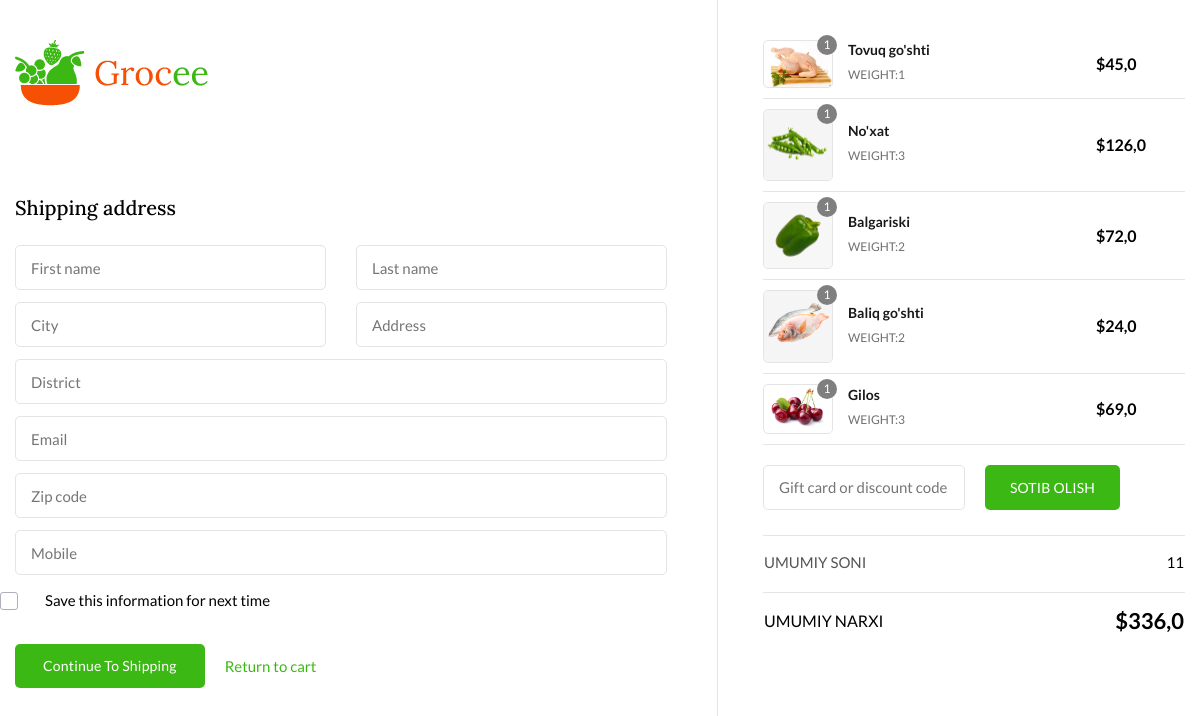
/check-out (signed in), run on an earlier commit of the app's database.
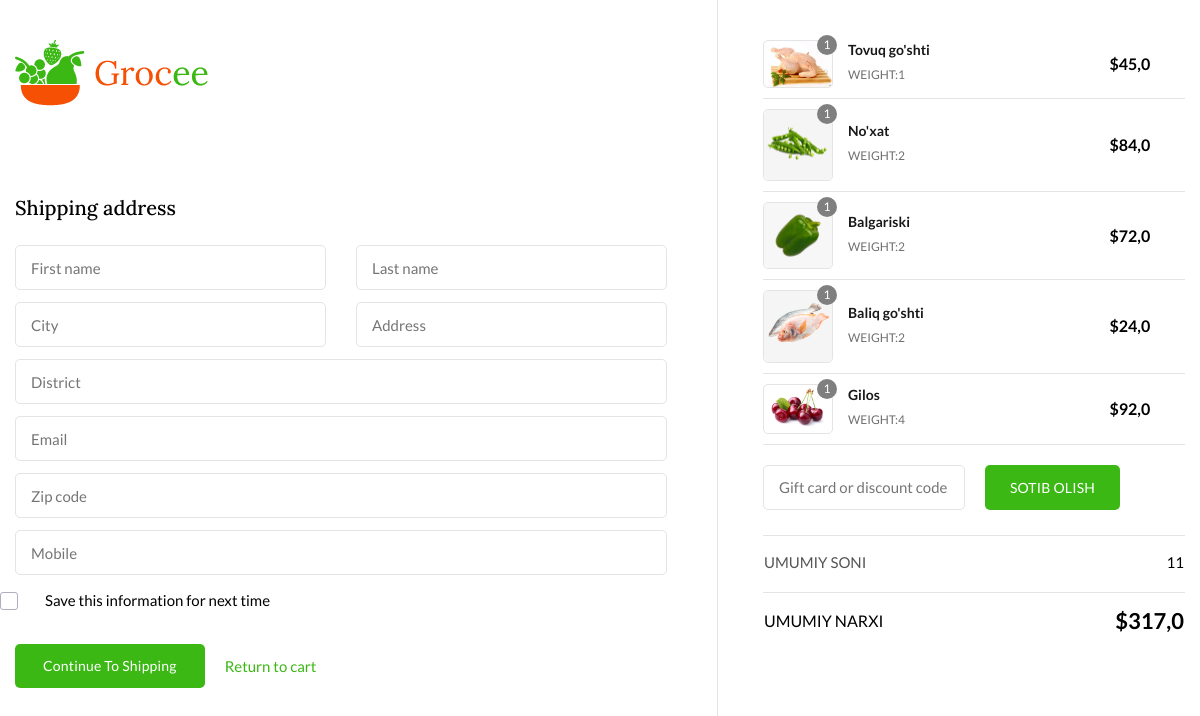
And on a later commit of the database.
### shop/models.py (models this page shows, shortened)
class OrderProduct(models.Model):
    order = models.ForeignKey(Order, on_delete=models.SET_NULL, null=True)
    product = models.ForeignKey(Product, on_delete=models.SET_NULL, null=True)
    quantity = models.IntegerField(default=0, null=True, blank=True)
    added = models.DateTimeField(auto_now_add=True)
    @property
    def get_cart_price(self):
        total_price =self.quantity * self.product.price
        return total_price

class Product(models.Model):
    category = models.ForeignKey(Category, on_delete=models.CASCADE, verbose_name="Kategoriya")
    filter_choice = models.CharField(max_length=3, choices=FILTER_CHOICES, null=True)
    name = models.CharField(max_length=255, verbose_name="Nomi")
    description = models.TextField(blank=True, null=True)
    price = models.FloatField()
    discount = models.FloatField(null=True, blank=True)
    quantity = models.IntegerField(default=0)
    image = models.ImageField(upload_to='products/', verbose_name="Rasmi")
    slug = models.SlugField(null=True, blank=True)
    date_added = models.DateTimeField(default=timezone.now)

### shop/views.py (the view)
# urls.py: path('check-out', views.checkout, name='checkout'),
def checkout(request):
    cart_info = CartAuthenticationUser(request).get_cart_info()
    context = {
        'order_products': cart_info['order_products'],
        'cart_total_price': cart_info['cart_total_price'],
        'cart_total_quantity': cart_info['cart_total_quantity'],
        'page_name': "Checkout",
    }
    return render(request, 'shop/checkout.html', context)

### shop/models.py (called while the page is built)
    @property
    def get_cart_total_price(self):
        order_product = self.orderproduct_set.all()
        total_price = sum([product.get_cart_price for product in order_product])
        return total_price

    @property
    def get_cart_total_quantity(self):
        order_product = self.orderproduct_set.all()
        total_quantity = sum([product.quantity for product in order_product])
        return total_quantity

### shop/utils.py (called while the page is built)
    def get_cart_info(self):
        customer, created =Customer.objects.get_or_create(
            user=self.request.user
        )
        order, created = Order.objects.get_or_create(
            customer=customer
        )
        order_products = order.orderproduct_set.all()
        cart_total_price = order.get_cart_total_price
        cart_total_quantity = order.get_cart_total_quantity
        return{
            'order': order,
            'order_products': order_products,
            'cart_total_price': cart_total_price,
            'cart_total_quantity': cart_total_quantity
        }

### templates/shop/checkout.html (shortened to what the changed rows need)
<!doctype html>
{% load static %}
<html lang="en">
<head>
  {% include 'components/_style.html' %}
</head>
<body>
    <div class="checkout__page--area">
        <div class="container">
            <div class="checkout__page--inner d-flex">
                <div class="main checkout__mian">
                    <header class="main__header checkout__mian--header mb-30">
                        <h1 class="main__logo--title"><a class="logo logo__left mb-20" href="index.html"><img src="{% static 'assets/img/logo/nav-log.png' %}" alt="logo"></a></h1>
                    </header>
                    <main class="main__content_wrapper section--padding pt-0">
                        <form method="post" action="{% url 'shipping' %}">
                            <div class="checkout__content--step section__shipping--address">
                                <div class="section__header mb-25">
                                    <h2 class="section__header--title h3">Shipping address</h2>
                                </div>
                            </div>
                        </form>
                    </main>
                </div>
                <aside class="checkout__sidebar sidebar">
                    <div class="cart__table checkout__product--table">
                        <table class="cart__table--inner">
                            <tbody class="cart__table--body">
                                {% for order_product in order_products %}
                                <tr class="cart__table--body__items">
                                    <td class="cart__table--body__list">
                                        <div class="product__image two  d-flex align-items-center">
                                            <div class="product__thumbnail border-radius-5">
                                                <a href="{% url 'detail' order_product.product.id  %}"><img class="border-radius-5" src="{{ order_product.product.image.url }}" alt="cart-product"></a>
                                                <span class="product__thumbnail--quantity">1</span>
                                            </div>
                                            <div class="product__description">
                                                <h3 class="product__description--name h4"><a href="{% url 'detail' order_product.product.id  %}">{{order_product.product.name}}</a></h3>
                                                <span class="product__description--variant">WEIGHT:{{ order_product.quantity }}</span>
                                            </div>
                                        </div>
                                    </td>
                                    <td class="cart__table--body__list">
                                        <span class="cart__price">${{order_product.get_cart_price}}</span>
                                    </td>
                                </tr>
                                {% endfor %}
                            </tbody>
                        </table>
                    </div>
                    <div class="checkout__total">
                        <table class="checkout__total--table">
                            <tfoot class="checkout__total--footer">
                                <tr class="checkout__total--footer__items">
                                    <td class="checkout__total--footer__title checkout__total--footer__list text-left">UMUMIY NARXI </td>
                                    <td class="checkout__total--footer__amount checkout__total--footer__list text-right">${{cart_total_price}}</td>
                                </tr>
                            </tfoot>
                        </table>
                    </div>
                </aside>
            </div>
        </div>
    </div>
</body>
</html>

What changed in the data, as far as the page shows it:
changed OrderProduct "No'xat": quantity "3" → "2"; get_cart_price "126,0" → "84,0"
changed OrderProduct "Gilos": quantity "3" → "4"; get_cart_price "69,0" → "92,0"
Also different on the page:
{{ cart_total_price }}: "336,0" → "317,0"
